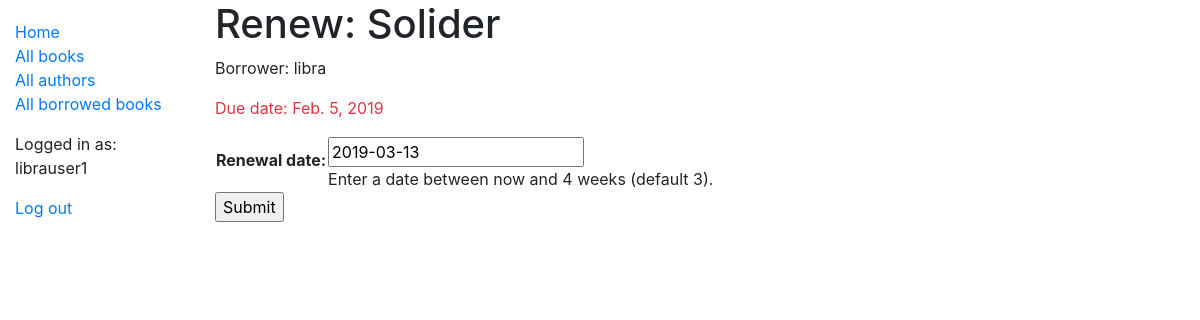
Page /catalog/book/918cbad4-4a2b-4326-a290-17cc14736034/renew/ (signed in) on the committed database.
### catalog/models.py (models this page shows, shortened)
class BookInstance(models.Model):
    id = models.UUIDField(
        primary_key=True,
        default=uuid.uuid4,
        help_text='Unique ID for this particular book across whole library'
    )
    book = models.ForeignKey(Book, on_delete=models.SET_NULL, null=True)
    imprint = models.CharField(max_length=200)
    due_back = models.DateField(blank=True, null=True)
    LOAN_STATUS =  (
        ('m', 'Maintenance'),
        ('o', 'On loan'),
        ('a', 'Available'),
        ('r', 'Reserved'),
    )
    status = models.CharField(
        max_length=1,
        choices=LOAN_STATUS,
        blank=True,
        default='m',
        help_text='Book avilability'
    )
    borrower = models.ForeignKey(User, on_delete=models.SET_NULL, null=True, blank=True)
    @property
    def is_overdue(self):
        if self.due_back and date.today() > self.due_back:
            return True
        return False
    class Meta:
        ordering = ['due_back']
        permissions = (
            ("can_mark_returned", "Set book as returned"),
            ("can_renew", "Set renewal date"),
        )

class Book(models.Model):
    title = models.CharField(max_length=200)
    author = models.ForeignKey('Author', on_delete=models.SET_NULL, null=True)
    summary = models.TextField(max_length=1000, help_text='Enter a brief description of the book')
    isbn = models.CharField(
        'ISBN',
        max_length=13,
        help_text='13 Character <a href="https://www.isbn-international.org/content/what-isbn">ISBN number</a>'
    )
    genre = models.ManyToManyField('Genre', help_text='Select a genre for this book')
    language = models.ForeignKey('Language', on_delete=models.SET_NULL, null=True)
    def display_genre(self):
        return ', '.join(genre.name for genre in self.genre.all()[:3])
    class Meta:
        ordering = ['title','author']
        permissions = (
            ("can_edit_books", "Create, update, delete"),
        )
    display_genre.short_description = 'Genre'

### catalog/views.py (the view)
# urls.py: path('book/<uuid:pk>/renew/', views.renew_book_librarian, name='renew-book-librarian'),
@permission_required('catalog.can_renew')
def renew_book_librarian(request, pk):
    book_instance = get_object_or_404(BookInstance, pk=pk)
    if request.method == 'POST':
        form = RenewBookForm(request.POST)
        if form.is_valid():
            book_instance.due_back = form.cleaned_data['renewal_date']
            book_instance.save()
            return HttpResponseRedirect(reverse('all-borrowed') )
    else:
        proposed_renewal_date = datetime.date.today() + datetime.timedelta(weeks=3)
        form = RenewBookForm(initial={'renewal_date': proposed_renewal_date})
    context = {
        'form': form,
        'book_instance': book_instance,
    }
    return render(request, 'catalog/book_renew_librarian.html', context)

### catalog/forms.py (shortened to what this page needs)
class RenewBookForm(forms.Form):
    renewal_date = forms.DateField(help_text="Enter a date between now and 4 weeks (default 3).")

### catalog/templates/catalog/book_renew_librarian.html (shortened to what this page needs)
{% extends "base_generic.html" %}
{% block content %}
  <h1>Renew: {{ book_instance.book.title }}</h1>
  <p>Borrower: {{ book_instance.borrower }}</p>
  <p{% if book_instance.is_overdue %} class="text-danger"{% endif %}>Due date: {{ book_instance.due_back }}</p>
  <form action="" method="post">
    <table>
    {{ form.as_table }}
    </table>
    <input type="submit" value="Submit">
  </form>
{% endblock %}

### catalog/templates/base_generic.html (shortened to what this page needs)
<!DOCTYPE html>
<html lang="en">
<head>
  <link rel="stylesheet" href="https://stackpath.bootstrapcdn.com/bootstrap/4.1.3/css/bootstrap.min.css">
  {% load static %}
  <link rel="stylesheet" href="{% static 'css/styles.css' %}">
</head>
<body>
  <div class="container-fluid">
    <div class="row">
      <div class="col-sm-2">
      {% block sidebar %}
        <ul class="sidebar-nav">
          <li><a href="{% url 'index' %}">Home</a></li>
          <li><a href="{% url 'books' %}">All books</a></li>
          <li><a href="{% url 'authors' %}">All authors</a></li>
          {% if perms.catalog.can_mark_returned %}
          <li><a href="{% url 'all-borrowed' %}">All borrowed books</a></li>
          {% endif %}
        </ul>
        {% if user.is_authenticated %}
          <p>Logged in as: {{ user.get_username }}</p>
          <a href="{% url 'logout' %}?next={{request.path}}">Log out</a>
        {% else %}
          <a href="{% url 'login' %}?next={{request.path}}">Log in</a>
        {% endif %}
 {% endblock %}
      </div>
      <div class="col-sm-10 ">{% block content %}{% endblock %}
      </div>
    </div>
  </div>
</body>
</html>

### catalog/static/styles.css (style rules this page uses)
.sidebar-nav { margin-top: 20px; padding: 0; list-style: none; }

### rows in the picture
BookInstance: book "Solider", borrower "libra", due_back "Feb. 5, 2019"

### other values in the picture
{{ user.get_username }} "librauser1"
